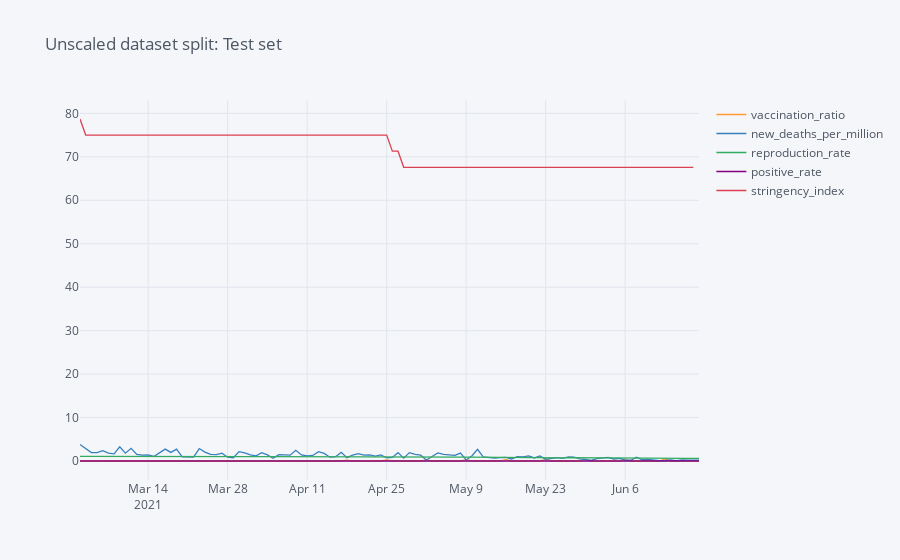
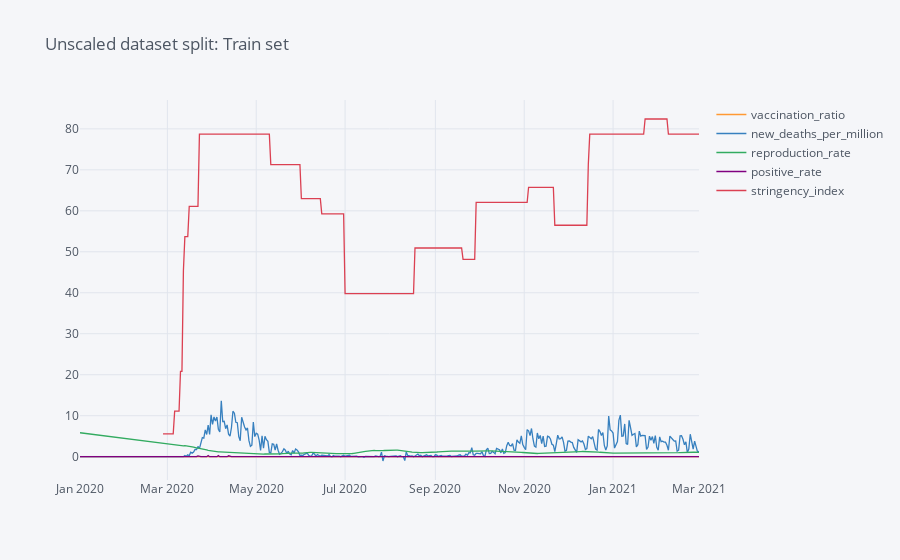

The notebook cell saved with these charts, in order:
### Markdown cell above
##### Training scaled data

### Code cell
split_date = '01-Mar-2021'
scaled_train = scaled_df.loc[scaled_df.index <= split_date].copy()
scaled_test = scaled_df.loc[scaled_df.index > split_date].copy()
_ = unscaled_test.iplot(title='Unscaled dataset split: Test set')
    
_ = unscaled_train.iplot(title='Unscaled dataset split: Train set')

X_train_scaled = scaled_train.drop(['new_deaths_per_million'],axis=1)
y_train_scaled = pd.DataFrame(scaled_train['new_deaths_per_million'])

X_test_scaled = scaled_test.drop(['new_deaths_per_million'],axis=1)
y_test_scaled = pd.DataFrame(scaled_test['new_deaths_per_million'])

reg_scaled = xgb.XGBRegressor(n_estimators=1000)
reg_scaled.fit(X_train_scaled, y_train_scaled,
        eval_set=[(X_train_scaled, y_train_scaled), (X_test_scaled, y_test_scaled)],
        early_stopping_rounds=50,
       verbose=False)
